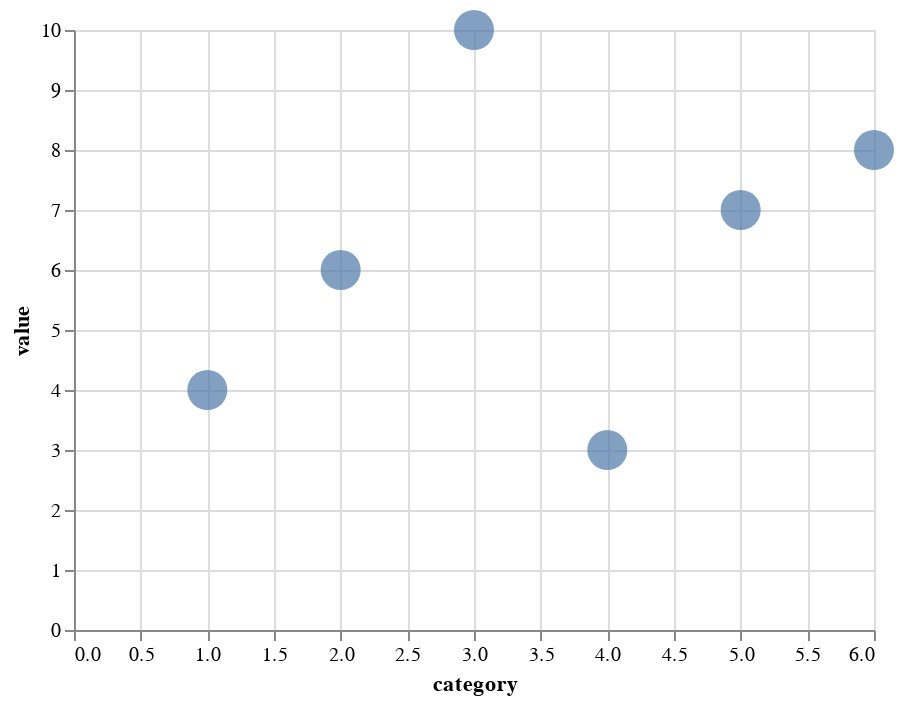

Source (notebook cell):
### Markdown cell above
## Default scale

This is simple enough. The keyword arguments for `.encode` method, such as `x="category"`, are actually shorthands.  The full form is `x=alt.X("category")`, where the class `alt.X` is an example of channel schema. Each channel has its own schema class.  See a full list of channel schemas [here](https://altair-viz.github.io/user_guide/encodings/channels.html). Scale can be specified as part of the channel schema.

### Code cell
default_scale = base.encode(x=alt.X("category", scale=alt.Scale()), 
                            y=alt.Y("value", scale=alt.Scale()))
default_scale

### Figure 1 — Vega-Lite specification as saved in the notebook (floating-point values rounded to 4 significant figures)
{"config": {"view": {"continuousWidth": 400, "continuousHeight": 300}}, "data": {"name": "data-7c36766bdbdd929d88ac2881c2000dcf"}, "mark": {"type": "point", "filled": true, "size": 400}, "encoding": {"x": {"field": "category", "scale": {}, "type": "quantitative"}, "y": {"field": "value", "scale": {}, "type": "quantitative"}}, "$schema": "https://vega.github.io/schema/vega-lite/v4.17.0.json", "datasets": {"data-7c36766bdbdd929d88ac2881c2000dcf": [{"category": 1, "value": 4, "quality": "standard"}, {"category": 2, "value": 6, "quality": "good"}, {"category": 3, "value": 10, "quality": "excellent"}, {"category": 4, "value": 3, "quality": "standard"}, {"category": 5, "value": 7, "quality": "good"}, {"category": 6, "value": 8, "quality": "excellent"}]}}
